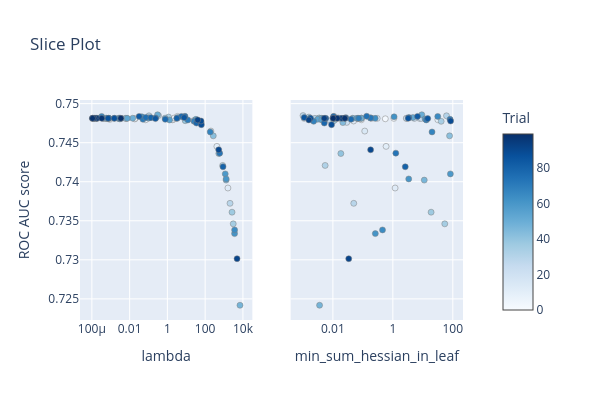

The code cell stored with this chart in its notebook:
### Markdown cell above
**2. `lambda`, `min_sum_hessian_in_leaf` - альтернативное влияние на величину весов**

### Code cell
%%time
from local_manipulations import *

param_info = {
    'eta': 0.02,
    'lambda': (1e-4, 10000, 'float'),
    'min_sum_hessian_in_leaf': (1e-3, 100, 'float'),
    
    'nthread': 16
}
study = start_lgb_random_search(param_info, n_trials=100, X_tr=X_tr, y_tr=y_tr, X_val=X_val, y_val=y_val)

fig = plot_slice(study, target=lambda trial: trial.values[0], target_name='ROC AUC score')
fig.update_layout(height=400, width=600)
